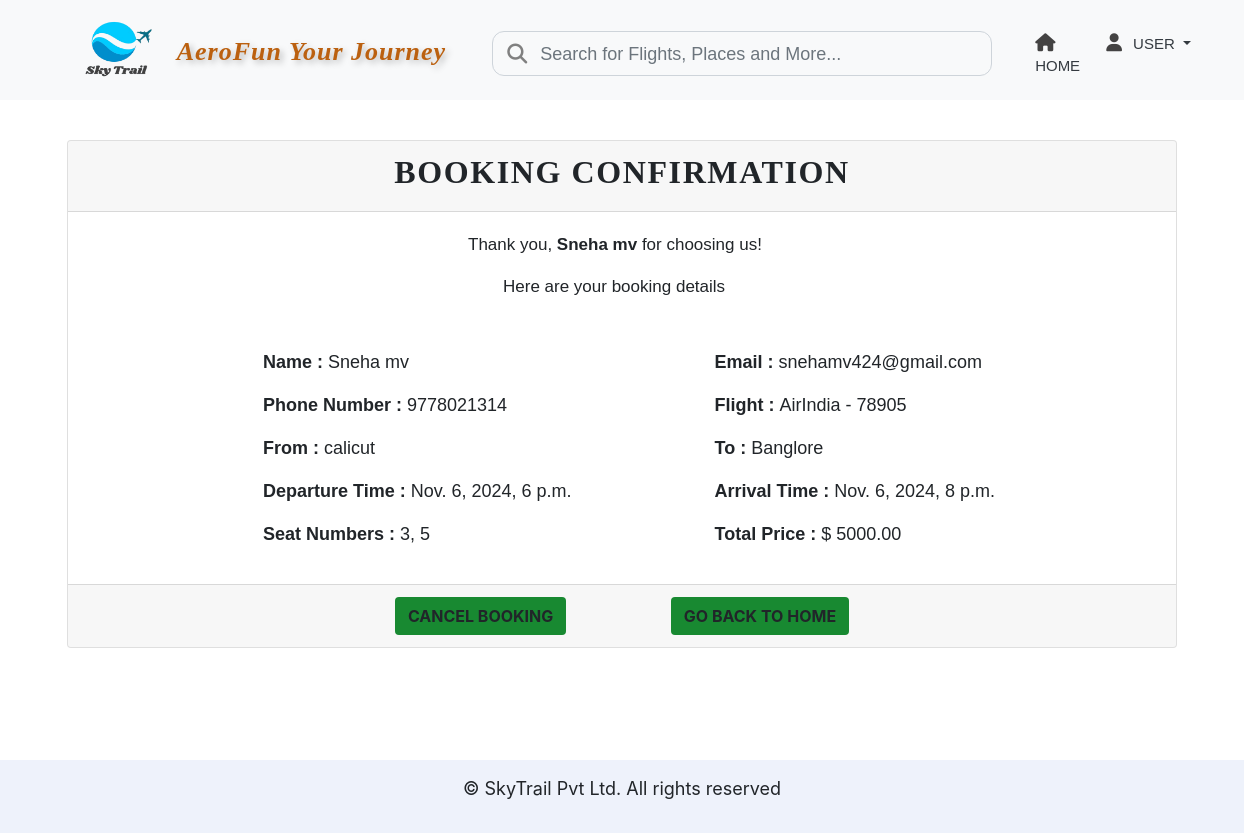
The page /print/38/ on the database its author committed.
### airlineapp/models.py (models this page shows, shortened)
class Passenger(models.Model):
    first_name = models.CharField(max_length=50)
    last_name = models.CharField(max_length=50)
    email = models.EmailField(unique=True)
    phone_number = models.CharField(max_length=15)

class Flight(models.Model):
    flight_number = models.CharField(max_length=10, unique=True)
    airline_name = models.CharField(max_length=100)
    departure_city = models.CharField(max_length=50)
    arrival_city = models.CharField(max_length=50)
    departure_time = models.DateTimeField()
    arrival_time = models.DateTimeField()
    price = models.DecimalField(max_digits=10, decimal_places=2)
    available_seats = models.PositiveIntegerField()

### airlineapp/views.py (the view)
# urls.py: path('print/<int:reservation_id>/', views.print_ticket, name='print_ticket'),
def print_ticket(request, reservation_id):
    reservation = get_object_or_404(Reservation, id=reservation_id)
    flight = reservation.flight
    passenger = reservation.passenger
    seat_numbers = reservation.seat_number.all()
    selected_seat_numbers = [str(seat.seat_number) for seat in seat_numbers]
    price_per_seat = flight.price
    total_price = price_per_seat * len(seat_numbers)
    context = {
        'reservation': reservation,
        'passenger': passenger,
        'flight': flight,
        'seat_numbers': selected_seat_numbers,
        'total_price': total_price,
    }
    return render(request, 'print_ticket.html', context)

### templates/print_ticket.html (shortened to what this page needs)
{% extends 'base.html' %}
{% load static %}
{% block content %}
<div class="container mt-4" style="height: 620px;">
    <div class="card" style="margin-top: 40px;">
        <div class="card-header text-center">
            <h2 class="my_title">Booking Confirmation</h2>
        </div>
        <div class="card-body">
            <p class="print-sec1">Thank you, <strong>{{ passenger.first_name }} {{ passenger.last_name }}</strong> for choosing us!</p>
            <p class="print-sec1" style="margin-left: 415px;">Here are your booking details</p>
            <div class="print-sec2 row">
                <div class="col-md-6">
                    <p><strong>Name : </strong> {{ passenger.first_name }} {{ passenger.last_name }}</p>
                </div>
                <div class="col-md-6">
                    <p><strong>Email : </strong> {{ passenger.email }} </p>
                </div>
                <div class="col-md-6">
                    <p><strong>Phone Number : </strong> {{ passenger.phone_number }}</p>
                </div>
                <div class="col-md-6">
                    <p><strong>Flight : </strong> {{ flight.airline_name }} - {{ flight.flight_number }}</p>
                </div>
                <div class="col-md-6">
                    <p><strong>From : </strong> {{ flight.departure_city }}</p>
                </div>
                <div class="col-md-6">
                    <p><strong>To : </strong> {{ flight.arrival_city }}</p>
                </div>
                <div class="col-md-6">
                    <p><strong>Departure Time : </strong> {{ flight.departure_time }}</p>
                </div>
                <div class="col-md-6">
                    <p><strong>Arrival Time : </strong> {{ flight.arrival_time }}</p>
                </div>
                <div class="col-md-6">
                    <p><strong>Seat Numbers : </strong> {{ seat_numbers|join:", " }}</p>
                </div>
                <div class="col-md-6">
                    <p><strong>Total Price : </strong> $ {{ total_price }}</p>
                </div>
            </div>
        </div>
        <div class="card-footer text-center">
            <a href="{% url 'airlineapp:cancel_booking' reservation.id %}" class="btn print-sec3">Cancel Booking</a>
            <a href="{% url 'airlineapp:index' %}" class="btn print-sec3" style="margin-left: 100px;">Go Back to Home</a>
        </div>
    </div>
</div>
{% endblock %}

### static/css/index.css (style rules this page uses)
body { margin: 0; }
.my_title { font-size:32px; text-transform:uppercase; font-family: 'Merriweather', 'Times New Roman', Times, serif; font-weight:bold; letter-spacing:.05em; text-align: center; }
.print-sec1 { font-size: 17px; font-family: sans-serif; margin-left: 380px; }
.print-sec2 { text-align: left; margin-left: 160px; margin-top: 50px; flex: 1; padding-right: 20px; font-size: 18px; font-family: sans-serif; }
.print-sec3 { background-color: #188931; font-size: 16px; font-weight: bold; text-transform: uppercase; }

### rows shown on the page
Passenger: first_name "Sneha", last_name "mv", email "snehamv424@gmail.com", phone_number "9778021314"
Flight: airline_name "AirIndia", flight_number "78905", departure_city "calicut", arrival_city "Banglore", departure_time "Nov. 6, 2024, 6 p.m.", arrival_time "Nov. 6, 2024, 8 p.m."

### other values the page prints
{{ seat_numbers|join:", " }} "3, 5"
{{ total_price }} "5000.00"
